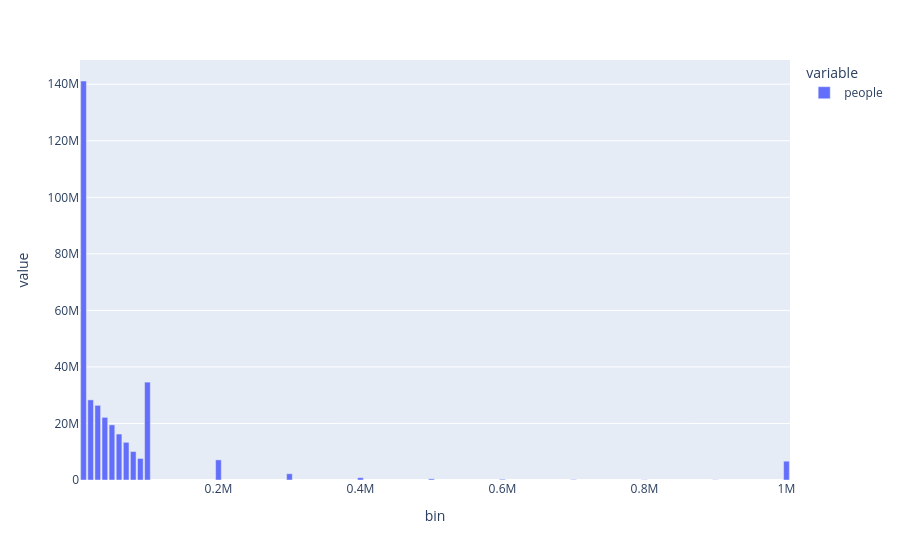

The notebook cell this image was saved under:
### Code cell
px.bar(df['people'])

### Figure 1 — Plotly figure (JSON) as saved in the notebook; plotly's stock layout.template omitted (floating-point values rounded to 4 significant figures)
{"data": [{"hovertemplate": "variable=people<br>bin=%{x}<br>value=%{y}<extra></extra>", "legendgroup": "people", "marker": {"color": "#636efa", "pattern": {"shape": ""}}, "name": "people", "orientation": "v", "showlegend": true, "textposition": "auto", "type": "bar", "x": [10000, 20000, 30000, 40000, 50000, 60000, 70000, 80000, 90000, 100000, 200000, 300000, 400000, 500000, 600000, 700000, 800000, 900000, 1000000], "xaxis": "x", "y": [141100000.0, 28340000.0, 26420000.0, 22160000.0, 19510000.0, 16250000.0, 13340000.0, 10070000.0, 7618000.0, 34620000.0, 7114000.0, 2218000.0, 824700.0, 409800.0, 256300.0, 148800.0, 80890.0, 76190.0, 6651000.0], "yaxis": "y"}], "layout": {"barmode": "relative", "legend": {"title": {"text": "variable"}, "tracegroupgap": 0}, "margin": {"t": 60}, "xaxis": {"anchor": "y", "domain": [0, 1], "title": {"text": "bin"}}, "yaxis": {"anchor": "x", "domain": [0, 1], "title": {"text": "value"}}}}
